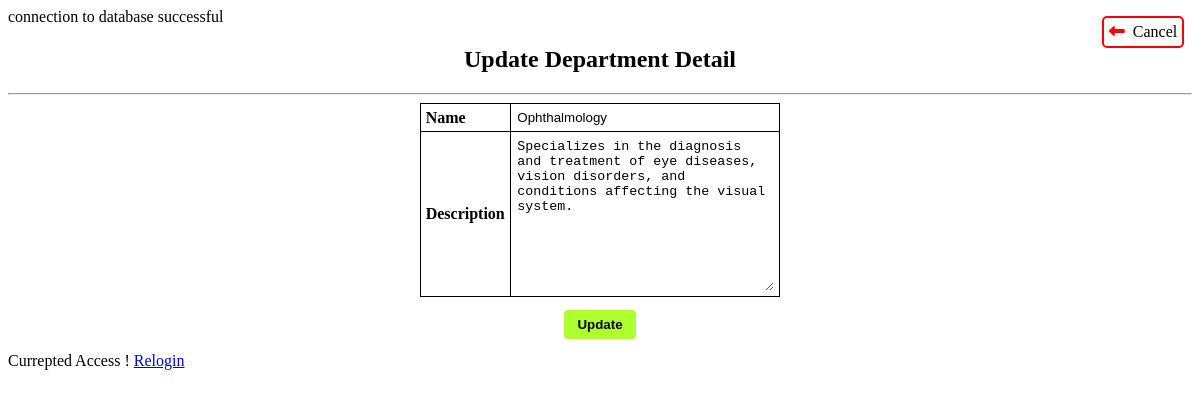
The app's page /admin/EditDetail.php?t=spec_list&id=3 with its own data.
### tables this page shows
CREATE TABLE `spec_list` (
  `id` int(11) NOT NULL,
  `name` varchar(50) NOT NULL,
  `spec_desc` varchar(5000) NOT NULL,
  `creation_date` timestamp NOT NULL DEFAULT current_timestamp() ON UPDATE current_timestamp()
);

### admin/EditDetail.php (the view, shortened to what this page needs)
<?php
include './../config.php';
$tableName = $_GET['t'];
$id = $_GET['id'];
?>
<head>
    <link href="https://cdnjs.cloudflare.com/ajax/libs/font-awesome/6.4.0/css/all.min.css" rel="stylesheet">
</head>
<span onclick="window.location.href='admin.php'" class="cancel"><a href=""><i class="fa-solid fa-left-long"></i></a>&nbsp; Cancel</span>
<?php
$row = $conn->query("SELECT * FROM `" . $tableName . "` WHERE id='" . $id . "';")->fetch_assoc();
switch ($tableName) {
    case 'spec_list':
?>
        <form action="" method="post">
            <h2>Update Department Detail</h2>
            <hr>
            <table>
                <tr>
                    <th>Name</th>
                    <td><input type="text" name="name" value="<?php echo $row['name'] ?>" required></td>
                </tr>
                <tr>
                    <th>Description</th>
                    <td><textarea name="desc" cols="30" rows="10" required><?php echo $row['spec_desc'] ?></textarea>
                    </td>
                </tr>
            </table>
            <button name="dept_update">Update</button>
        </form>
    <?php
        break;
    ?>
<?php
}
if ($_SESSION['aId']) {
    if (isset($_POST['dept_update'])) {
        if ($conn->query("UPDATE `spec_list` SET `name`='" . $_POST['name'] . "',`spec_desc`='" . $_POST['desc'] . "' WHERE id='" . $id . "';")) {
            echo "<script>alert('Data Updation Successfully');window.location.href='admin.php'</script>";
        } else {
            echo "<script>alert('Error while updating.')</script>";
        }
    }
    if (isset($_POST['doc_update'])) {
        if ($conn->query("UPDATE `doctor` SET `name`='" . $_POST['name'] . "',`dob`='" . $_POST['dob'] . "',`gender`='" . $_POST['gender'] . "',`education`='" . $_POST['education'] . "',`spec_id`='" . $_POST['spec_id'] . "',`phone`='" . $_POST['phone'] . "',`email`='" . $_POST['email'] . "',`address`='" . $_POST['address'] . "',`license_info`='" . $_POST['license_info'] . "',`experience`='" . $_POST['experience'] . "', `fees`='" . $_POST['fees'] . "',`updation_date`=CURRENT_TIMESTAMP WHERE id='" . $id . "'")) {
            echo "<script>alert('Data Updation Successfully');window.location.href='admin.php'</script>";
        } else {
            echo "<script>alert('Error while updating.')</script>";
        }
    }
    if (isset($_POST['pat_update'])) {
        if ($conn->query("UPDATE `patient` SET `name`='" . $_POST['name'] . "',`fname`='" . $_POST['fname'] . "',`dob`='" . $_POST['dob'] . "',`gender`='" . $_POST['gender'] . "',`phone`='" . $_POST['phone'] . "',`email`='" . $_POST['email'] . "',`emergency_contact`='" . $_POST['emrphone'] . "',`disease`='" . $_POST['disease'] . "',`treatment_status`='" . $_POST['treatSts'] . "', `updation_date`= CURRENT_TIMESTAMP WHERE id=" . $id)) {
            echo "<script>alert('Data Updation Successfully');window.location.href='admin.php'</script>";
        } else {
            echo "<script>alert('Error while updating.')</script>";
        }
    }
    if (isset($_POST['query_update'])) {
        if ($conn->query("UPDATE `queries` SET `intended_dept_id`='" . $_POST['dept_id'] . "',`query_response`='" . $_POST['q_res'] . "' WHERE id=" . $id)) {
            echo "<script>alert('Data Updation Successfully');window.location.href='admin.php'</script>";
        } else {
            echo "<script>alert('Error while updating.')</script>";
        }
    }
} else {
    echo "Currepted Access ! <a href='./adminLogin.php'>Relogin</a> ";
}

### admin/EditDetail.php (style rules this page uses)
form { margin: auto; text-align: center; }
table { margin: auto; border-collapse: collapse; }
td, th { padding: 0.3em; border: 1px solid black; text-align: left; }
input, textarea { outline: 0; border: 0; }
button { background-color: greenyellow; margin: 1em auto; padding: 0.5em 1em; outline: 0; border: 0; font-weight: bold; border-radius: 0.3em; }
.cancel { position: absolute; top: 1em; right: 1em; padding: 0.3em; border: 2px red solid; cursor: pointer; transition-duration: 0.5s; border-radius: 5px; }
.cancel i { transition-duration: 0.5s; color: red; }

### records on screen
spec_list: name "Ophthalmology", desc "Specializes in the diagnosis and treatment of eye diseases, vision disorders, and conditions affecting the visual system."
